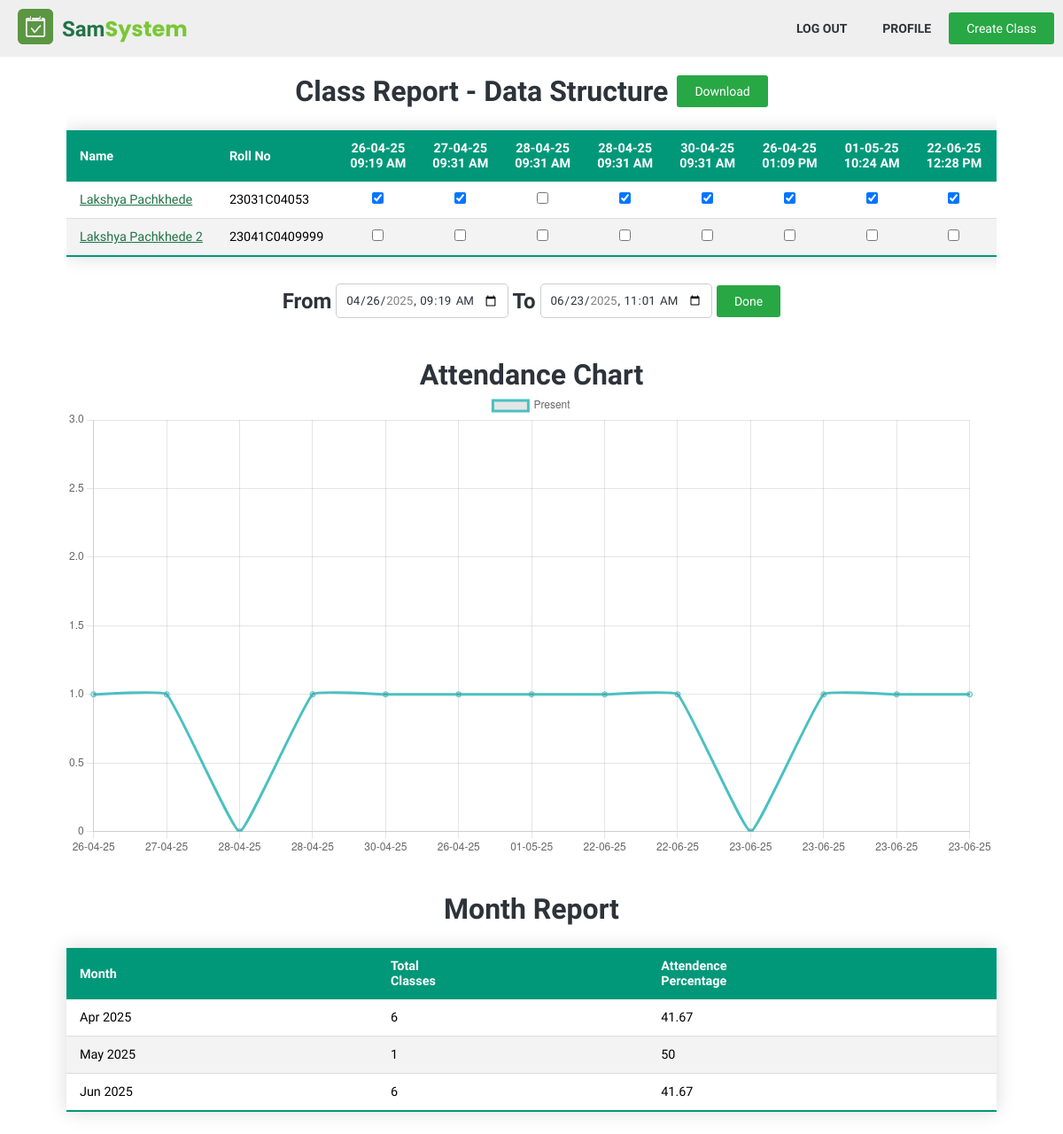
Page /class/class_report.php?id=3 (signed in) on the committed database.
### tables this page shows
CREATE TABLE `class` (
  `id` int(11) NOT NULL,
  `name` varchar(100) DEFAULT NULL,
  `description` text DEFAULT NULL,
  `teacher_id` int(11) DEFAULT NULL,
  `date_created` datetime DEFAULT current_timestamp(),
  `branch` int(11) DEFAULT NULL,
  `longitude` decimal(10,5) DEFAULT NULL,
  `latitude` decimal(10,5) DEFAULT NULL,
  `open_session_id` int(11) DEFAULT NULL
);

CREATE TABLE `attendence_session` (
  `id` int(11) NOT NULL,
  `class_id` int(11) DEFAULT NULL,
  `date_time` datetime NOT NULL DEFAULT current_timestamp()
);

CREATE TABLE `attends` (
  `student_id` int(11) NOT NULL,
  `class_id` int(11) NOT NULL,
  `date_joined` datetime DEFAULT current_timestamp()
);

CREATE TABLE `user` (
  `id` int(11) NOT NULL,
  `name` varchar(50) NOT NULL,
  `email` varchar(100) NOT NULL,
  `password` varchar(255) NOT NULL,
  `type` enum('student','teacher','admin') NOT NULL DEFAULT 'student',
  `approved` tinyint(1) NOT NULL DEFAULT 0,
  `date_created` date DEFAULT current_timestamp()
);

CREATE TABLE `student_profile` (
  `student_id` int(11) NOT NULL,
  `roll_no` varchar(15) NOT NULL,
  `branch` int(11) DEFAULT NULL,
  `bio` varchar(200) DEFAULT NULL
);

### utils.php (called while the page is built, shortened)
<?php
function getAttribute($conn, $table, $attribute, $parameter ,$value){
	$stmt = $conn->prepare("SELECT $attribute FROM $table WHERE $parameter = ?");
	$stmt->bind_param('i', $value);
	$stmt->execute();
	$result = $stmt->get_result()->fetch_assoc()[$attribute] ?? null;
	return $result;
}
function getNumberOfRecords($conn, $table)
{
	$stmt = $conn->prepare("SELECT COUNT(*) FROM $table");
	$stmt->execute();
	$stmt->bind_result($count);
	return $count;
}
function getRecords($conn, $table, $parameter, $value){
	$stmt = $conn->prepare("SELECT * FROM $table WHERE $parameter = ?");
	$stmt->bind_param('i', $value);
	$stmt->execute();
	$result = $stmt->get_result();
	return $result;
}
function getHtmlInputDate($str){
	return (new DateTime($str))->format('Y-m-d\TH:i');
}
function executeSql($conn, $sql){
	$stmt = $conn->prepare($sql);
	$stmt->execute();
	$result = $stmt->get_result();
	return $result;
}
?>

### class/class_report.php (the view, shortened to what this page needs)
<?php
require '../db/db_connector.php';
require '../utils.php';
$class_id = $_GET['id'];
$min_session_date = executeSql($conn, "SELECT MIN(date_time) FROM attendence_session WHERE class_id = $class_id");
$min_session_date = (getHtmlInputDate($min_session_date->fetch_assoc()['MIN(date_time)']));
$max_session_date = executeSql($conn, "SELECT MAX(date_time) FROM attendence_session WHERE class_id = $class_id");
$max_session_date = (getHtmlInputDate($max_session_date->fetch_assoc()['MAX(date_time)']));
function getMonth($monthNum) {
    $date = DateTime::createFromFormat('!m', $monthNum);
    return $date->format('M');
}
?>
<!DOCTYPE html>
<html lang="en">
<head>
	<link rel="stylesheet" href="../css/util.css">
	<link rel="stylesheet" href="../css/style.css">
</head>
<body>
	<?php require '../components/nav_sm.php'; ?>
	<div class="container d-f-col mt20">
		<div class="d-fcc jc-sb g-10">
			<h1 >Class Report - <?= getAttribute($conn, "class", "name", "id", $class_id) ?></h1>
			<a href="/attendence/class/download_report.php?id=<?=$class_id?>" class="btn">Download</a>
		</div>
		<div class="scroll-wrapper">
			<table class="styled-table">
				<thead>
					<tr>
						<th>Name</th>
						<th>Roll No</th>
						<?php
						if (isset($start_date) && isset($end_date))
						{
							$sessions = executeSql($conn, "SELECT * FROM attendence_session WHERE class_id = $class_id AND DATE(date_time) >= '$start_date_str' AND DATE(date_time) <= '$end_date_str'");
						}
						else {
							$sessions =	getRecords($conn, "attendence_session", "class_id", $class_id);
						}
						$sessions_array = [];
						while($session = $sessions->fetch_assoc()){
							$sessions_array[] = $session;
							echo "<th class='tac'>". date('d-m-y', strtotime($session['date_time']))."<br>". date('h:i A', strtotime($session['date_time'])) ."</th>";
						}
						?>
					</tr>
				</thead>
				<tbody>
					<?php
					$all_students = getRecords($conn, "attends", "class_id", $class_id);
					while($row = $all_students->fetch_assoc()){
						$user_id = $row['student_id'];
						$student_name = getAttribute($conn, "user", "name", "id", $user_id);
						$student_roll_no = getAttribute($conn, "student_profile", "roll_no","student_id", $user_id);
						echo"
						<tr>
						<td ><a class='text-link' href='student_report.php?student_id=$user_id&class_id=$class_id'>$student_name</a></td>
						<td>$student_roll_no</td>";
						foreach($sessions_array  as $sess ){
							echo "<td class='tac'>";
							$stmt = $conn->prepare("SELECT * FROM attendence WHERE session_id = ? AND student_id = ?");
							$stmt->bind_param("ii", $sess['id'], $user_id);
							$stmt->execute();
							$result = $stmt->get_result();
							$r = $result->fetch_assoc();
							if ($r == null){
								echo "<input type='checkbox' class='attendence-checkbox' data-session-id=" . $sess['id'] ." data-student-id=". $user_id . ">";
							}
							else if ($r['status'] === 'present'){
								echo "<input type='checkbox' class='attendence-checkbox' data-session-id=" . $sess['id'] ." data-student-id=". $user_id . " checked>";
							}
							else if ($r['status'] === 'absent'){
								echo "<input type='checkbox' class='attendence-checkbox' data-session-id=" . $sess['id'] ." data-student-id=". $user_id . ">";
							}
							echo "</td>";
						}
						echo "</tr>";
					}
					?>
				</tbody>
			</table>
		</div>
		<form class="d-fcc jc-sb record-date-filter" method="GET" action="class_report.php">
			<div class="d-fcc record-date-filter-row">
				<h2 class="text-dark">From</h2>
				<input type="datetime-local"  class="ml10 f-input w-i" name="start_date" value="<?php if (isset($start_date)) {echo $_GET['start_date'];} else {echo "$min_session_date";}?>" min='<?=$min_session_date?>' max='<?=$max_session_date?>'>
			</div>
			<div class="d-fcc record-date-filter-row">
				<h2 class="text-dark">To</h2>
				<input type="datetime-local"  class="ml10 f-input w-i" name="end_date" min='<?=$min_session_date?>' max='<?=$max_session_date?>' value="<?php if (isset($end_date)) {echo $_GET['end_date'];} else {echo "$max_session_date";}?>">
			</div>
			<button class="btn" type="submit">Done</button>
		</form>
		<h1 class="mt40">Attendance Chart</h1>
		<canvas id="attendenceChart" width="800" height="400"></canvas>
		<h1 class="mt40">Month Report</h1>
		<table class="styled-table">
			<thead>
				<tr>
					<th>Month</th>
					<th>Total<br>Classes</th>
					<th>Attendence<br>Percentage</th>
				</tr>
			</thead>
			<tbody>
				<?php
				$monthsAndYear = $conn->query("SELECT DISTINCT MONTH(date_time) AS month, YEAR(date_time) AS year
					FROM attendence_session
					WHERE class_id = $class_id
					ORDER BY year, month;
					");
				while($row = $monthsAndYear->fetch_assoc() ){
					echo "<tr>";
					echo "<td>". getMonth($row['month'])." ". $row['year'] ."</td>";
					$totalClasses = $conn->query("SELECT COUNT(*) FROM attendence_session WHERE class_id = $class_id AND MONTH(date_time) =".$row["month"]." AND YEAR(date_time)=". $row['year'])->fetch_array()[0];
					echo "<td>$totalClasses</td>";
					$query = "
					SELECT COUNT(*) AS total
					FROM attendence
					WHERE session_id IN (
						SELECT id
						FROM attendence_session
						WHERE class_id = $class_id
						AND MONTH(date_time) = {$row['month']}
						AND YEAR(date_time) = {$row['year']}
						) AND status = 'present'
					";
					$result = $conn->query($query);
					$totalPresentMonth = $result->fetch_assoc()['total'];
					$totalStudents = getNumberOfRecords($conn, "attends WHERE class_id = $class_id");
					$sessionQuery = "
					SELECT COUNT(*) AS total_sessions
					FROM attendence_session
					WHERE class_id = $class_id
					AND MONTH(date_time) = {$row['month']}
					AND YEAR(date_time) = {$row['year']}
					";
					$sessionResult = $conn->query($sessionQuery);
					$totalSessions = $sessionResult->fetch_assoc()['total_sessions'];
					$totalPossible = $totalStudents * $totalSessions;
					$percentage = $totalPossible > 0
					? round(($totalPresentMonth / $totalPossible) * 100, 2)
					: 0;
					echo "<td>$percentage</td>";
					echo "</tr>";
				}
				?>
			</tbody>
		</div>
		<script>
			const ctx = document.getElementById('attendenceChart').getContext('2d');
			const attendenceChart = new Chart(ctx, {
				type: 'line',
				data: {
					labels: [
						<?php
						foreach($sessions_array  as $sess ){
							echo " ' ". date('d-m-y', strtotime($sess['date_time'])) ." ',";
						}
						?>
					],
					datasets: [{
						label: 'Present',
						data: [
							<?php
							foreach($sessions_array  as $sess ){
								echo getNumberOfRecords($conn, "attendence WHERE session_id =". $sess['id'] ." AND status='present'") .",";
							}
							?>
						],
						fill: false,
						borderColor: 'rgb(75, 192, 192)',
						tension: 0.1
					}]
				},
				options: {
					responsive: true,
					plugins: {
					},
					scales: {
						y: {
							beginAtZero: true,
							min: 0,
							max: 1 + <?php echo getNumberOfRecords($conn, "attends WHERE class_id = $class_id") ?>
						}
					}
				}
			});
		</script>
	</body>
	</html>

### css/util.css (style rules this page uses)
:root { --color-primary: #217346; --color-primary-light: #7ac735; --color-accent: #ff9900; --color-background: #fafafa; --color-text-dark: #2d333a; --color-highlight: #FFF9C4; --color-info: #00bcfe; --color-info-dark: #0095c7; --color-light-blue: #eaf4ff; --color-green: #28a745; --color-red: #dc3545; --color-green-dark:#218838; --color-red-dark: #c82333; }
.d-fcc { display: flex; justify-content: center; align-items: center; }
a { text-decoration: none; color:var(--color-text-dark) ; }
.ml10 { margin-left: 10px; }
.d-f-col { display: flex; justify-content: center; flex-direction: column; align-items: center; }
.tac { text-align: center; }
.mt20 { margin-top: 20px !important; }
.mt40 { margin-top: 40px !important; }
.jc-sb { justify-content: space-between; }
.btn { padding: 10px 20px; font-weight: normal; background: var(--color-green); border-radius: 3px; color: white; text-align: center; cursor: pointer; transition: all 0.5s ease-out; outline: none; border: none; font-size: 14px; }
.text-dark { color: var(--color-text-dark); }
.g-10 { gap: 10px; }
.w-i { width: initial !important; }
.text-link { color: var(--color-primary) !important; text-decoration: underline; }

### css/style.css (style rules this page uses)
* { margin: 0; padding: 0; font-family: "Quicksand", sans-serif; box-sizing: border-box; }
h1 { color: var(--color-text-dark); font-weight: 700; }
.f-input { width: 80%; border-radius: 5px; border: 1px solid #ccc; padding: 10px; color: var(--color-text-dark); margin: 5px; outline: none; }
.container { max-width: 1050px; margin: auto auto; }
.text-dark { color: var(--color-text-dark); font-weight: 700; }
.scroll-wrapper { width: 100%; overflow-x: scroll; }
.styled-table { border-collapse: collapse; margin: 25px 0; font-size: 0.9em; font-family: sans-serif; min-width: 100%; box-shadow: 0 0 20px rgba(0, 0, 0, 0.15); }
.styled-table thead tr { background-color: #009879; color: #ffffff; text-align: left; }
.styled-table th, .styled-table td { padding: 12px 15px; white-space: nowrap; max-width: 100%; }
.styled-table tbody tr { border-bottom: 1px solid #dddddd; }
.styled-table tbody tr:nth-of-type(even) { background-color: #f3f3f3; }
.styled-table tbody tr:last-of-type { border-bottom: 2px solid #009879; }
canvas { width:100% !important; height:40% !important; }

### rows in the picture
class: name "Data Structure"
attendence_session: date_time "26-04-25", date_time "09:19 AM"
attendence_session: date_time "27-04-25", date_time "09:31 AM"
attendence_session: date_time "28-04-25", date_time "09:31 AM"
attendence_session: date_time "28-04-25", date_time "09:31 AM"
attendence_session: date_time "30-04-25", date_time "09:31 AM"
attendence_session: date_time "26-04-25", date_time "01:09 PM"
attendence_session: date_time "01-05-25", date_time "10:24 AM"
attendence_session: date_time "22-06-25", date_time "12:28 PM"
attends: student.name "Lakshya Pachkhede", student.roll_no "23031C04053"
attends: student.name "Lakshya Pachkhede 2", student.roll_no "23041C0409999"

### other values in the picture
getMonth($row['month']) "Apr"
$row['year'] "2025"
$totalClasses "6"
$percentage "41.67"
getMonth($row['month']) "May"
$totalClasses "1"
$percentage "50"
getMonth($row['month']) "Jun"
chart data {{ date('d-m-y', strtotime($sess['date_time'])) }} 26-04-25, 27-04-25, 28-04-25, 28-04-25, 30-04-25, 26-04-25, 01-05-25, 22-06-25, 22-06-25, 23-06-25, 23-06-25, 23-06-25, 23-06-25
